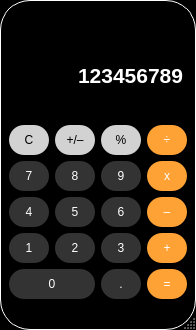
<?xml version="1.0" encoding="UTF-8"?>
<ui version="4.0">
 <class>Calculator</class>
 <widget class="QMainWindow" name="Calculator">
  <property name="geometry">
   <rect>
    <x>0</x>
    <y>0</y>
    <width>196</width>
    <height>330</height>
   </rect>
  </property>
  <property name="sizePolicy">
   <sizepolicy hsizetype="Preferred" vsizetype="Expanding">
    <horstretch>0</horstretch>
    <verstretch>0</verstretch>
   </sizepolicy>
  </property>
  <property name="windowTitle">
   <string>Calculator</string>
  </property>
  <property name="windowOpacity">
   <double>1.000000000000000</double>
  </property>
  <property name="styleSheet">
   <string notr="true">
QMainWindow{
	background-color: back;
	border: 1.2px solid white;
	padding: 15px;
  	border-radius: 30px;
}
</string>
  </property>
  <widget class="QWidget" name="centralwidget">
   <layout class="QGridLayout" name="gridLayout">
    <item row="4" column="1">
     <widget class="QPushButton" name="Btn5">
      <property name="font">
       <font>
        <family>Arial</family>
        <pointsize>9</pointsize>
       </font>
      </property>
      <property name="styleSheet">
       <string notr="true">QPushButton{
 width: 30px;
  height: 30px;
  border-radius: 15px;
background-color: #333333;
color:white;
}

QPushButton:pressed{
background-color: white;
}


</string>
      </property>
      <property name="text">
       <string>5</string>
      </property>
     </widget>
    </item>
    <item row="5" column="2">
     <widget class="QPushButton" name="Btn3">
      <property name="font">
       <font>
        <family>Arial</family>
        <pointsize>9</pointsize>
       </font>
      </property>
      <property name="styleSheet">
       <string notr="true">QPushButton{
 width: 30px;
  height: 30px;
  border-radius: 15px;
background-color: #333333;
color:white;
}

QPushButton:pressed{
background-color: white;
}


</string>
      </property>
      <property name="text">
       <string>3</string>
      </property>
     </widget>
    </item>
    <item row="5" column="3">
     <widget class="QPushButton" name="Add">
      <property name="font">
       <font>
        <family>Arial</family>
        <pointsize>9</pointsize>
       </font>
      </property>
      <property name="styleSheet">
       <string notr="true">QPushButton{
 width: 30px;
  height: 30px;
  border-radius: 15px;
background-color: #ffa235;
color:white;
}

QPushButton:pressed{
background-color: white;
}
</string>
      </property>
      <property name="text">
       <string>+</string>
      </property>
     </widget>
    </item>
    <item row="2" column="1">
     <widget class="QPushButton" name="Sign">
      <property name="font">
       <font>
        <family>Arial</family>
        <pointsize>9</pointsize>
       </font>
      </property>
      <property name="styleSheet">
       <string notr="true">QPushButton{
 width: 30px;
  height: 30px;
  border-radius: 15px;
background-color: #d2d2d2
}

QPushButton:pressed{
	background-color:white;
	padding: 5px;
}
</string>
      </property>
      <property name="text">
       <string>+/–</string>
      </property>
     </widget>
    </item>
    <item row="6" column="3">
     <widget class="QPushButton" name="Equal">
      <property name="font">
       <font>
        <family>Arial</family>
        <pointsize>9</pointsize>
       </font>
      </property>
      <property name="styleSheet">
       <string notr="true">QPushButton{
 width: 30px;
  height: 30px;
  border-radius: 15px;
background-color: #ffa235;
color:white;
}

QPushButton:pressed{
background-color: white;
}
</string>
      </property>
      <property name="text">
       <string>=</string>
      </property>
     </widget>
    </item>
    <item row="2" column="0">
     <widget class="QPushButton" name="Clear">
      <property name="font">
       <font>
        <family>Arial</family>
        <pointsize>9</pointsize>
       </font>
      </property>
      <property name="styleSheet">
       <string notr="true">QPushButton{
 width: 30px;
  height: 30px;
  border-radius: 15px;
background-color: #d2d2d2
}

QPushButton:pressed{
	background-color:white;
	padding: 5px;
}
</string>
      </property>
      <property name="text">
       <string>C</string>
      </property>
      <property name="flat">
       <bool>false</bool>
      </property>
     </widget>
    </item>
    <item row="4" column="0">
     <widget class="QPushButton" name="Btn4">
      <property name="font">
       <font>
        <family>Arial</family>
        <pointsize>9</pointsize>
       </font>
      </property>
      <property name="styleSheet">
       <string notr="true">QPushButton{
 width: 30px;
  height: 30px;
  border-radius: 15px;
background-color: #333333;
color:white;
}

QPushButton:pressed{
background-color: white;
}


</string>
      </property>
      <property name="text">
       <string>4</string>
      </property>
     </widget>
    </item>
    <item row="2" column="3">
     <widget class="QPushButton" name="Divide">
      <property name="font">
       <font>
        <family>Arial</family>
        <pointsize>9</pointsize>
       </font>
      </property>
      <property name="styleSheet">
       <string notr="true">QPushButton{
 width: 30px;
  height: 30px;
  border-radius: 15px;
background-color: #ffa235;
color:white;
}

QPushButton:pressed{
background-color: white;
}
</string>
      </property>
      <property name="text">
       <string>÷</string>
      </property>
     </widget>
    </item>
    <item row="4" column="3">
     <widget class="QPushButton" name="Subtraction">
      <property name="font">
       <font>
        <family>Arial</family>
        <pointsize>9</pointsize>
       </font>
      </property>
      <property name="styleSheet">
       <string notr="true">QPushButton{
 width: 30px;
  height: 30px;
  border-radius: 15px;
background-color: #ffa235;
color:white;
}

QPushButton:pressed{
background-color: white;
}
</string>
      </property>
      <property name="text">
       <string>–</string>
      </property>
     </widget>
    </item>
    <item row="6" column="2">
     <widget class="QPushButton" name="BtnPoint">
      <property name="font">
       <font>
        <family>Arial</family>
        <pointsize>9</pointsize>
       </font>
      </property>
      <property name="styleSheet">
       <string notr="true">QPushButton{
 width: 30px;
  height: 30px;
  border-radius: 15px;
background-color: #333333;
color:white;
}

QPushButton:pressed{
background-color: white;
}


</string>
      </property>
      <property name="text">
       <string>.</string>
      </property>
     </widget>
    </item>
    <item row="6" column="0" colspan="2">
     <widget class="QPushButton" name="Btn0">
      <property name="font">
       <font>
        <family>Arial</family>
        <pointsize>9</pointsize>
       </font>
      </property>
      <property name="styleSheet">
       <string notr="true">QPushButton{
 width: 30px;
  height: 30px;
  border-radius: 15px;
background-color: #333333;
color:white;
}

QPushButton:pressed{
background-color: white;
}


</string>
      </property>
      <property name="text">
       <string>0</string>
      </property>
     </widget>
    </item>
    <item row="2" column="2">
     <widget class="QPushButton" name="Percent">
      <property name="font">
       <font>
        <family>Arial</family>
        <pointsize>9</pointsize>
       </font>
      </property>
      <property name="styleSheet">
       <string notr="true">QPushButton{
 width: 30px;
  height: 30px;
  border-radius: 15px;
background-color: #d2d2d2
}

QPushButton:pressed{
	background-color:white;
	padding: 5px;
}
</string>
      </property>
      <property name="text">
       <string>%</string>
      </property>
     </widget>
    </item>
    <item row="3" column="1">
     <widget class="QPushButton" name="Btn8">
      <property name="font">
       <font>
        <family>Arial</family>
        <pointsize>9</pointsize>
       </font>
      </property>
      <property name="styleSheet">
       <string notr="true">QPushButton{
 width: 30px;
  height: 30px;
  border-radius: 15px;
background-color: #333333;
color:white;
}

QPushButton:pressed{
background-color: white;
}


</string>
      </property>
      <property name="text">
       <string>8</string>
      </property>
     </widget>
    </item>
    <item row="5" column="1">
     <widget class="QPushButton" name="Btn2">
      <property name="font">
       <font>
        <family>Arial</family>
        <pointsize>9</pointsize>
       </font>
      </property>
      <property name="styleSheet">
       <string notr="true">QPushButton{
 width: 30px;
  height: 30px;
  border-radius: 15px;
background-color: #333333;
color:white;
}

QPushButton:pressed{
background-color: white;
}


</string>
      </property>
      <property name="text">
       <string>2</string>
      </property>
     </widget>
    </item>
    <item row="3" column="0">
     <widget class="QPushButton" name="Btn7">
      <property name="font">
       <font>
        <family>Arial</family>
        <pointsize>9</pointsize>
       </font>
      </property>
      <property name="styleSheet">
       <string notr="true">QPushButton{
 width: 30px;
  height: 30px;
  border-radius: 15px;
background-color: #333333;
color:white;
}

QPushButton:pressed{
background-color: white;
}


</string>
      </property>
      <property name="text">
       <string>7</string>
      </property>
     </widget>
    </item>
    <item row="5" column="0">
     <widget class="QPushButton" name="Btn1">
      <property name="font">
       <font>
        <family>Arial</family>
        <pointsize>9</pointsize>
       </font>
      </property>
      <property name="styleSheet">
       <string notr="true">QPushButton{
 width: 30px;
  height: 30px;
  border-radius: 15px;
background-color: #333333;
color:white;
}

QPushButton:pressed{
background-color: white;
}


</string>
      </property>
      <property name="text">
       <string>1</string>
      </property>
     </widget>
    </item>
    <item row="3" column="2">
     <widget class="QPushButton" name="Btn9">
      <property name="font">
       <font>
        <family>Arial</family>
        <pointsize>9</pointsize>
       </font>
      </property>
      <property name="styleSheet">
       <string notr="true">QPushButton{
 width: 30px;
  height: 30px;
  border-radius: 15px;
background-color: #333333;
color:white;
}

QPushButton:pressed{
background-color: white;
}


</string>
      </property>
      <property name="text">
       <string>9</string>
      </property>
     </widget>
    </item>
    <item row="4" column="2">
     <widget class="QPushButton" name="Btn6">
      <property name="font">
       <font>
        <family>Arial</family>
        <pointsize>9</pointsize>
       </font>
      </property>
      <property name="styleSheet">
       <string notr="true">QPushButton{
 width: 30px;
  height: 30px;
  border-radius: 15px;
background-color: #333333;
color:white;
}

QPushButton:pressed{
background-color: white;
}


</string>
      </property>
      <property name="text">
       <string>6</string>
      </property>
     </widget>
    </item>
    <item row="3" column="3">
     <widget class="QPushButton" name="Multiply">
      <property name="font">
       <font>
        <family>Arial</family>
        <pointsize>9</pointsize>
       </font>
      </property>
      <property name="styleSheet">
       <string notr="true">QPushButton{
 width: 30px;
  height: 30px;
  border-radius: 15px;
background-color: #ffa235;
color:white;
}

QPushButton:pressed{
background-color: white;
}
</string>
      </property>
      <property name="text">
       <string>x</string>
      </property>
     </widget>
    </item>
    <item row="1" column="0" colspan="4">
     <widget class="QLineEdit" name="Display">
      <property name="sizePolicy">
       <sizepolicy hsizetype="Expanding" vsizetype="Preferred">
        <horstretch>0</horstretch>
        <verstretch>0</verstretch>
       </sizepolicy>
      </property>
      <property name="font">
       <font>
        <family>Arial</family>
        <pointsize>16</pointsize>
        <weight>75</weight>
        <bold>true</bold>
       </font>
      </property>
      <property name="styleSheet">
       <string notr="true">QLineEdit{
background-color: black;
border: 1px black;
color:white;
}</string>
      </property>
      <property name="text">
       <string>123456789</string>
      </property>
      <property name="alignment">
       <set>Qt::AlignRight|Qt::AlignTrailing|Qt::AlignVCenter</set>
      </property>
     </widget>
    </item>
    <item row="0" column="0" colspan="4">
     <widget class="QLineEdit" name="Help">
      <property name="font">
       <font>
        <family>Arial</family>
        <pointsize>10</pointsize>
        <weight>75</weight>
        <italic>false</italic>
        <bold>true</bold>
       </font>
      </property>
      <property name="styleSheet">
       <string notr="true">QLineEdit{
background-color: black;
border: 1px black;
color:white;
}</string>
      </property>
      <property name="text">
       <string/>
      </property>
      <property name="alignment">
       <set>Qt::AlignRight|Qt::AlignTrailing|Qt::AlignVCenter</set>
      </property>
     </widget>
    </item>
   </layout>
  </widget>
  <widget class="QMenuBar" name="menubar">
   <property name="geometry">
    <rect>
     <x>0</x>
     <y>0</y>
     <width>196</width>
     <height>21</height>
    </rect>
   </property>
  </widget>
  <widget class="QStatusBar" name="statusbar"/>
 </widget>
 <resources/>
 <connections/>
</ui>
